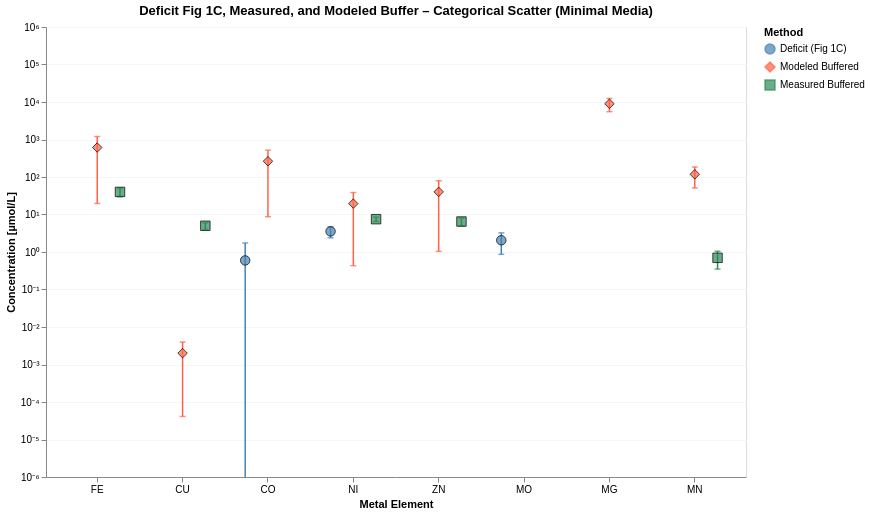

The notebook cell saved with this chart:
### Markdown cell above
### Plot 4 – Categorical scatter: Deficit Figure 1C vs. modeled vs. measured buffered concentration (Minimal Media)

Each element on the x-axis has three offset points:
- **Deficit (Fig 1C)** – ICP-MS total − simulation ± propagated error
- **Modeled Buffered** – competition-model mid-point ± half the lb/ub range
- **Measured Buffered** – experimentally measured ± std

### Code cell
DOMAIN_MIN = 1e-7


df_wide = pl.from_pandas(bar_df.reset_index()).with_columns([
    (0.5 * (pl.col("model_uM_lb") + pl.col("model_uM_ub"))).alias("model_mid_uM"),
    (0.5 * (pl.col("model_uM_ub") - pl.col("model_uM_lb")).abs()).alias("model_err_uM"),
])

_series_labels = {
    "Deficit (Fig 1C)":  ("deficit_uM",   "deficit_err_uM"),
    "Modeled Buffered":  ("model_mid_uM", "model_err_uM"),
    "Measured Buffered": ("measured_uM",  "measured_err_uM"),
}

df_long = pl.concat([
    df_wide.select([
        pl.col("element"),
        pl.col(y_col).alias("y_uM"),
        pl.col(e_col).fill_null(0).alias("y_err_uM"),
        pl.lit(label).alias("series"),
    ])
    for label, (y_col, e_col) in _series_labels.items()
]).filter(
    pl.col("y_uM").is_not_null()
).filter(
    # Keep row if it's NOT (deficit series AND negative value)
    ~((pl.col("series") == "Deficit (Fig 1C)") & (pl.col("y_uM") < 0))
).with_columns([
    pl.max_horizontal(
        pl.col("y_uM") - pl.col("y_err_uM"),
        pl.lit(DOMAIN_MIN)
    ).alias("y_lo_uM"),
    (pl.col("y_uM") + pl.col("y_err_uM")).alias("y_hi_uM"),
])

elements_ordered = bar_df.index.tolist()
_series_domain   = list(_series_labels.keys())

y_scale   = alt.Scale(type="log", domain=[1e-6, 1e6])
col_scale = alt.Scale(domain=_series_domain, range=["steelblue", "tomato", "seagreen"])
shp_scale = alt.Scale(domain=_series_domain, range=["circle", "diamond", "square"])
_legend   = alt.Legend(title="Method")

x_enc      = alt.X("element:N", sort=elements_ordered, title="Metal Element",
                   axis=alt.Axis(labelAngle=0))
xoff_enc   = alt.XOffset("series:N", sort=_series_domain)
color_enc  = alt.Color("series:N", scale=col_scale, legend=_legend)

base = alt.Chart(df_long)

points = (
    base.mark_point(filled=True, size=90, stroke="black", strokeWidth=1)
    .encode(
        x=x_enc,
        xOffset=xoff_enc,
        y=alt.Y("y_uM:Q", scale=y_scale, title="Concentration [µmol/L]",
                axis=alt.Axis(labelExpr=_log_label_unicode)),
        color=color_enc,
        shape=alt.Shape("series:N", scale=shp_scale, legend=_legend),
    )
)

# ── Error bar body (rule) ─────────────────────────────────────────────────────
err_rule = (
    base.mark_rule(strokeWidth=1.5, clip=True)
    .encode(
        x=x_enc,
        xOffset=xoff_enc,                               # ← works on mark_rule
        y=alt.Y("y_lo_uM:Q", scale=y_scale),
        y2=alt.Y2("y_hi_uM:Q"),
        color=color_enc,
    )
)

# ── Error bar caps (tick) ─────────────────────────────────────────────────────
err_cap_lo = (
    base.mark_tick(width=6, thickness=1.5, clip=True)
    .encode(x=x_enc, xOffset=xoff_enc,
            y=alt.Y("y_lo_uM:Q", scale=y_scale), color=color_enc)
)
err_cap_hi = (
    base.mark_tick(width=6, thickness=1.5, clip=True)
    .encode(x=x_enc, xOffset=xoff_enc,
            y=alt.Y("y_hi_uM:Q", scale=y_scale), color=color_enc)
)

chart8 = (err_rule + err_cap_lo + err_cap_hi + points).properties(
    width=700, height=450,
    title="Deficit Fig 1C, Measured, and Modeled Buffer – Categorical Scatter (Minimal Media)"
).configure_axis(gridColor="#f3f6fa")
chart8
# chart8.save("notebooks/cofactors/buffer_figures/categorical_scatter_minimal.svg")

### Figure 1 — Vega-Lite specification as saved in the notebook (floating-point values rounded to 4 significant figures)
{"config": {"view": {"continuousWidth": 300, "continuousHeight": 300}, "axis": {"gridColor": "#f3f6fa"}}, "layer": [{"mark": {"type": "rule", "clip": true, "strokeWidth": 1.5}, "encoding": {"color": {"field": "series", "legend": {"title": "Method"}, "scale": {"domain": ["Deficit (Fig 1C)", "Modeled Buffered", "Measured Buffered"], "range": ["steelblue", "tomato", "seagreen"]}, "type": "nominal"}, "x": {"axis": {"labelAngle": 0}, "field": "element", "sort": ["FE", "CU", "CO", "NI", "ZN", "MO", "MG", "MN"], "title": "Metal Element", "type": "nominal"}, "xOffset": {"field": "series", "sort": ["Deficit (Fig 1C)", "Modeled Buffered", "Measured Buffered"], "type": "nominal"}, "y": {"field": "y_lo_uM", "scale": {"domain": [1e-06, 1000000.0], "type": "log"}, "type": "quantitative"}, "y2": {"field": "y_hi_uM"}}}, {"mark": {"type": "tick", "clip": true, "thickness": 1.5, "width": 6}, "encoding": {"color": {"field": "series", "legend": {"title": "Method"}, "scale": {"domain": ["Deficit (Fig 1C)", "Modeled Buffered", "Measured Buffered"], "range": ["steelblue", "tomato", "seagreen"]}, "type": "nominal"}, "x": {"axis": {"labelAngle": 0}, "field": "element", "sort": ["FE", "CU", "CO", "NI", "ZN", "MO", "MG", "MN"], "title": "Metal Element", "type": "nominal"}, "xOffset": {"field": "series", "sort": ["Deficit (Fig 1C)", "Modeled Buffered", "Measured Buffered"], "type": "nominal"}, "y": {"field": "y_lo_uM", "scale": {"domain": [1e-06, 1000000.0], "type": "log"}, "type": "quantitative"}}}, {"mark": {"type": "tick", "clip": true, "thickness": 1.5, "width": 6}, "encoding": {"color": {"field": "series", "legend": {"title": "Method"}, "scale": {"domain": ["Deficit (Fig 1C)", "Modeled Buffered", "Measured Buffered"], "range": ["steelblue", "tomato", "seagreen"]}, "type": "nominal"}, "x": {"axis": {"labelAngle": 0}, "field": "element", "sort": ["FE", "CU", "CO", "NI", "ZN", "MO", "MG", "MN"], "title": "Metal Element", "type": "nominal"}, "xOffset": {"field": "series", "sort": ["Deficit (Fig 1C)", "Modeled Buffered", "Measured Buffered"], "type": "nominal"}, "y": {"field": "y_hi_uM", "scale": {"domain": [1e-06, 1000000.0], "type": "log"}, "type": "quantitative"}}}, {"mark": {"type": "point", "filled": true, "size": 90, "stroke": "black", "strokeWidth": 1}, "encoding": {"color": {"field": "series", "legend": {"title": "Method"}, "scale": {"domain": ["Deficit (Fig 1C)", "Modeled Buffered", "Measured Buffered"], "range": ["steelblue", "tomato", "seagreen"]}, "type": "nominal"}, "shape": {"field": "series", "legend": {"title": "Method"}, "scale": {"domain": ["Deficit (Fig 1C)", "Modeled Buffered", "Measured Buffered"], "range": ["circle", "diamond", "square"]}, "type": "nominal"}, "x": {"axis": {"labelAngle": 0}, "field": "element", "sort": ["FE", "CU", "CO", "NI", "ZN", "MO", "MG", "MN"], "title": "Metal Element", "type": "nominal"}, "xOffset": {"field": "series", "sort": ["Deficit (Fig 1C)", "Modeled Buffered", "Measured Buffered"], "type": "nominal"}, "y": {"axis": {"labelExpr": "datum.value > 0 ? '10' + replace(replace(replace(replace(replace(replace(replace(replace(replace(replace(replace('' + round(log(datum.value)/LN10), '-','⁻'),'0','⁰'),'1','¹'),'2','²'),'3','³'),'4','⁴'),'5','⁵'),'6','⁶'),'7','⁷'),'8','⁸'),'9','⁹') : '0'"}, "field": "y_uM", "scale": {"domain": [1e-06, 1000000.0], "type": "log"}, "title": "Concentration [µmol/L]", "type": "quantitative"}}}], "data": {"name": "data-32a12ac30c6a27b2c418480e1030c09f"}, "height": 450, "title": "Deficit Fig 1C, Measured, and Modeled Buffer – Categorical Scatter (Minimal Media)", "width": 700, "$schema": "https://vega.github.io/schema/vega-lite/v5.20.1.json", "datasets": {"data-32a12ac30c6a27b2c418480e1030c09f": [{"element": "CO", "y_uM": 0.5957, "y_err_uM": 1.145, "series": "Deficit (Fig 1C)", "y_lo_uM": 1e-07, "y_hi_uM": 1.741}, {"element": "NI", "y_uM": 3.546, "y_err_uM": 1.154, "series": "Deficit (Fig 1C)", "y_lo_uM": 2.392, "y_hi_uM": 4.7}, {"element": "MO", "y_uM": 2.054, "y_err_uM": 1.188, "series": "Deficit (Fig 1C)", "y_lo_uM": 0.8663, "y_hi_uM": 3.242}, {"element": "FE", "y_uM": 610.4, "y_err_uM": 590.7, "series": "Modeled Buffered", "y_lo_uM": 19.69, "y_hi_uM": 1201.0}, {"element": "CU", "y_uM": 0.002008, "y_err_uM": 0.001967, "series": "Modeled Buffered", "y_lo_uM": 4.113e-05, "y_hi_uM": 0.003975}, {"element": "CO", "y_uM": 263.5, "y_err_uM": 254.8, "series": "Modeled Buffered", "y_lo_uM": 8.725, "y_hi_uM": 518.3}, {"element": "NI", "y_uM": 19.5, "y_err_uM": 19.07, "series": "Modeled Buffered", "y_lo_uM": 0.4327, "y_hi_uM": 38.57}, {"element": "ZN", "y_uM": 40.18, "y_err_uM": 39.14, "series": "Modeled Buffered", "y_lo_uM": 1.04, "y_hi_uM": 79.31}, {"element": "MG", "y_uM": 8973.0, "y_err_uM": 3459.0, "series": "Modeled Buffered", "y_lo_uM": 5514.0, "y_hi_uM": 12430.0}, {"element": "MN", "y_uM": 118.0, "y_err_uM": 67.0, "series": "Modeled Buffered", "y_lo_uM": 50.98, "y_hi_uM": 185.0}, {"element": "FE", "y_uM": 40.0, "y_err_uM": 10.0, "series": "Measured Buffered", "y_lo_uM": 30.0, "y_hi_uM": 50.0}, {"element": "CU", "y_uM": 5.0, "y_err_uM": 1.0, "series": "Measured Buffered", "y_lo_uM": 4.0, "y_hi_uM": 6.0}, {"element": "NI", "y_uM": 7.5, "y_err_uM": 1.0, "series": "Measured Buffered", "y_lo_uM": 6.5, "y_hi_uM": 8.5}, {"element": "ZN", "y_uM": 6.5, "y_err_uM": 1.5, "series": "Measured Buffered", "y_lo_uM": 5.0, "y_hi_uM": 8.0}, {"element": "MN", "y_uM": 0.7, "y_err_uM": 0.35, "series": "Measured Buffered", "y_lo_uM": 0.35, "y_hi_uM": 1.05}]}}
